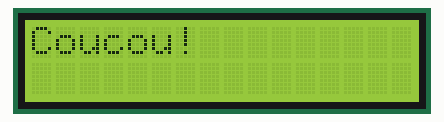
Simulated run of this program. Board: ESP32. On the bench: 16×2 character LCD.

Above: at 0.2 s.
At 5.86 s:
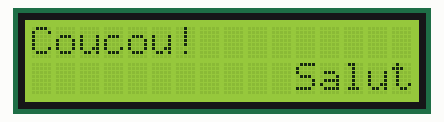
At 10.72 s:
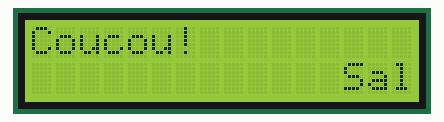
At 20.66 s:
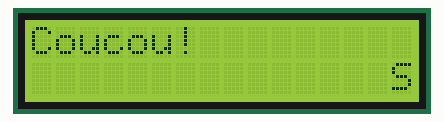
At 30.07 s:
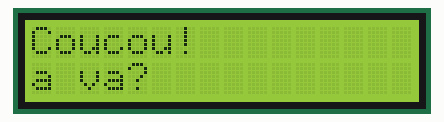
At 39.82 s:
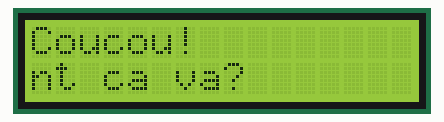

The program:

main.cpp
```cpp
#include <Arduino.h>
#include <Wire.h>
#include <LiquidCrystal_I2C.h>

// set the LCD number of columns and rows
int lcdColumns = 16;
int lcdRows = 2;

// set LCD address, number of columns and rows
// if you don't know your display address, run an I2C scanner sketch
LiquidCrystal_I2C lcd(0x27, lcdColumns, lcdRows);

String messageStatic = "Coucou!";
String messageToScroll = "Salut a tous, comment ca va?";

// Function to scroll text
// The function acepts the following arguments:
// row: row number where the text will be displayed
// message: message to scroll
// delayTime: delay between each character shifting
// lcdColumns: number of columns of your LCD
void scrollText(int row, String message, int delayTime, int lcdColumns)
{
  for (int i = 0; i < lcdColumns; i++)
  {
    message = " " + message;
  }
  message = message + " ";
  for (int pos = 0; pos < message.length(); pos++)
  {
    lcd.setCursor(0, row);
    lcd.print(message.substring(pos, pos + lcdColumns));
    delay(delayTime);
  }
}

void setup()
{
  // initialize LCD
  lcd.init();
  // turn on LCD backlight
  lcd.backlight();
}

void loop()
{
  // set cursor to first column, first row
  lcd.setCursor(0, 0);
  // print static message
  lcd.print(messageStatic);
  // print scrolling message
  scrollText(1, messageToScroll, 100, lcdColumns);
}
```
